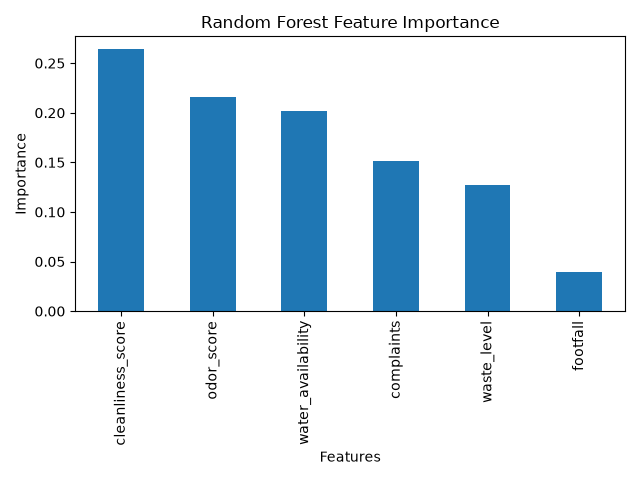

The Python source for this figure:
import pandas as pd
import matplotlib.pyplot as plt

from sklearn.preprocessing import LabelEncoder
from sklearn.ensemble import RandomForestClassifier

# Load dataset
df = pd.read_csv("dataset/facility_data_prepared.csv")

# Features
features = [
    "cleanliness_score",
    "odor_score",
    "waste_level",
    "water_availability",
    "footfall",
    "complaints"
]

X = df[features].copy()
y = df["hygiene_risk"]

# Encode water availability
X["water_availability"] = X["water_availability"].map({
    "Yes": 1,
    "No": 0
})

# Encode target
label_encoder = LabelEncoder()
y = label_encoder.fit_transform(y)

# Train Random Forest
model = RandomForestClassifier(
    n_estimators=100,
    random_state=42
)

model.fit(X, y)

# Feature importance
importance = pd.Series(
    model.feature_importances_,
    index=features
).sort_values(ascending=False)

print("Feature Importance:")
print(importance)

# Plot
importance.plot(kind="bar")

plt.title("Random Forest Feature Importance")
plt.xlabel("Features")
plt.ylabel("Importance")
plt.tight_layout()

plt.savefig("feature_importance.png")

plt.show()

print("\nFeature importance saved as feature_importance.png")
